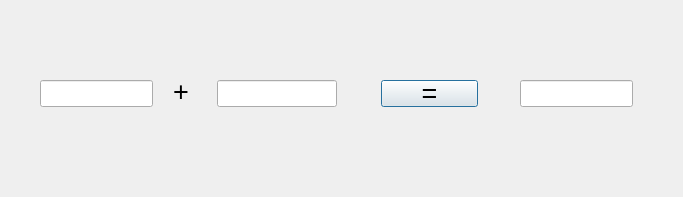
<?xml version="1.0" encoding="UTF-8"?>
<ui version="4.0">
 <class>Dialog</class>
 <widget class="QDialog" name="Dialog">
  <property name="geometry">
   <rect>
    <x>0</x>
    <y>0</y>
    <width>683</width>
    <height>197</height>
   </rect>
  </property>
  <property name="windowTitle">
   <string>Dialog</string>
  </property>
  <widget class="QLineEdit" name="add">
   <property name="geometry">
    <rect>
     <x>40</x>
     <y>80</y>
     <width>113</width>
     <height>27</height>
    </rect>
   </property>
  </widget>
  <widget class="QLineEdit" name="added">
   <property name="geometry">
    <rect>
     <x>217</x>
     <y>80</y>
     <width>120</width>
     <height>27</height>
    </rect>
   </property>
  </widget>
  <widget class="QLineEdit" name="res">
   <property name="geometry">
    <rect>
     <x>520</x>
     <y>80</y>
     <width>113</width>
     <height>27</height>
    </rect>
   </property>
  </widget>
  <widget class="QLabel" name="oper">
   <property name="geometry">
    <rect>
     <x>173</x>
     <y>76</y>
     <width>31</width>
     <height>31</height>
    </rect>
   </property>
   <property name="font">
    <font>
     <pointsize>20</pointsize>
    </font>
   </property>
   <property name="text">
    <string>+</string>
   </property>
  </widget>
  <widget class="QPushButton" name="equ">
   <property name="geometry">
    <rect>
     <x>381</x>
     <y>80</y>
     <width>97</width>
     <height>27</height>
    </rect>
   </property>
   <property name="font">
    <font>
     <pointsize>20</pointsize>
    </font>
   </property>
   <property name="text">
    <string>=</string>
   </property>
  </widget>
 </widget>
 <resources/>
 <connections/>
</ui>
